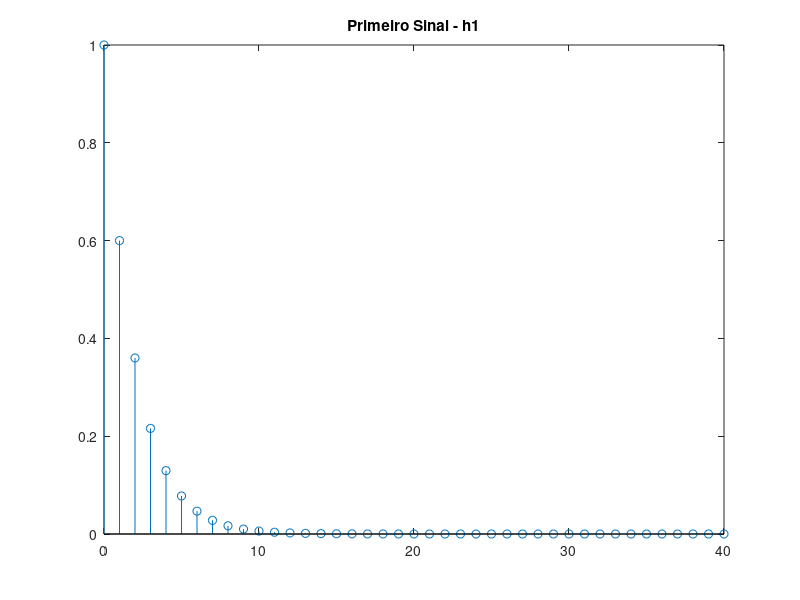
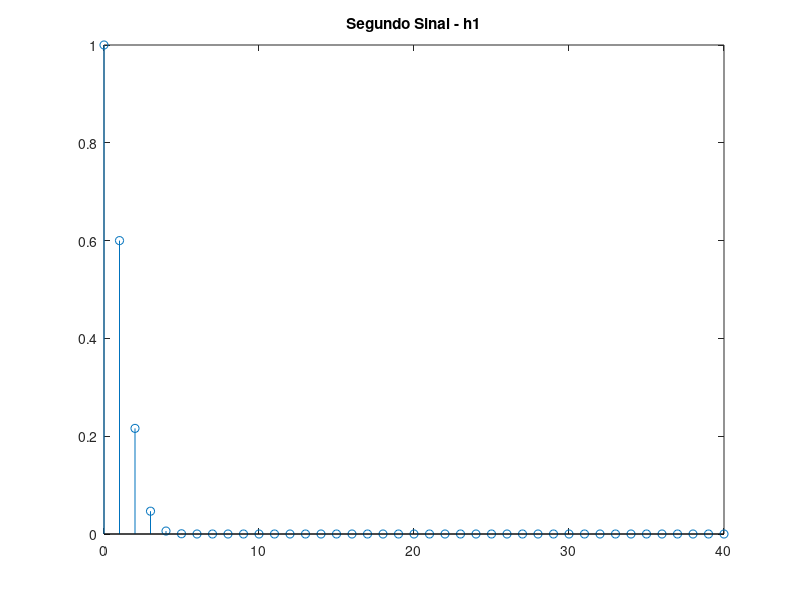
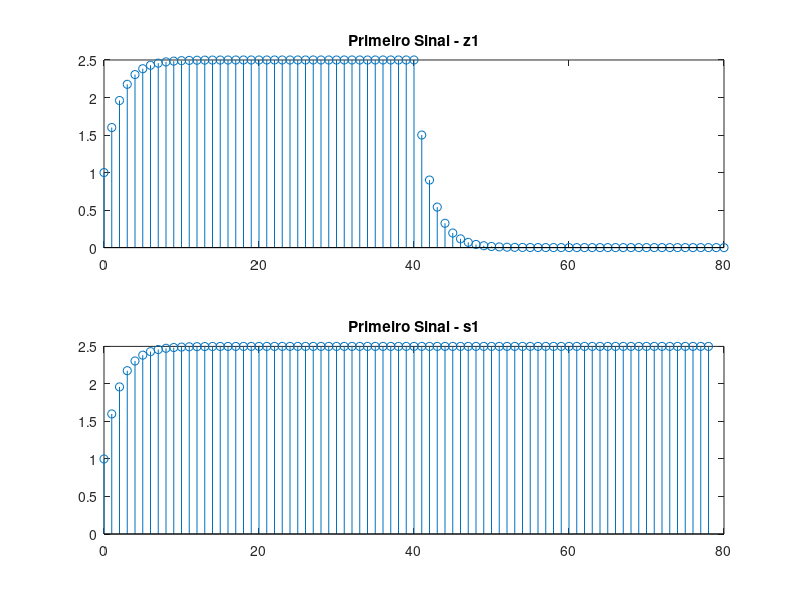
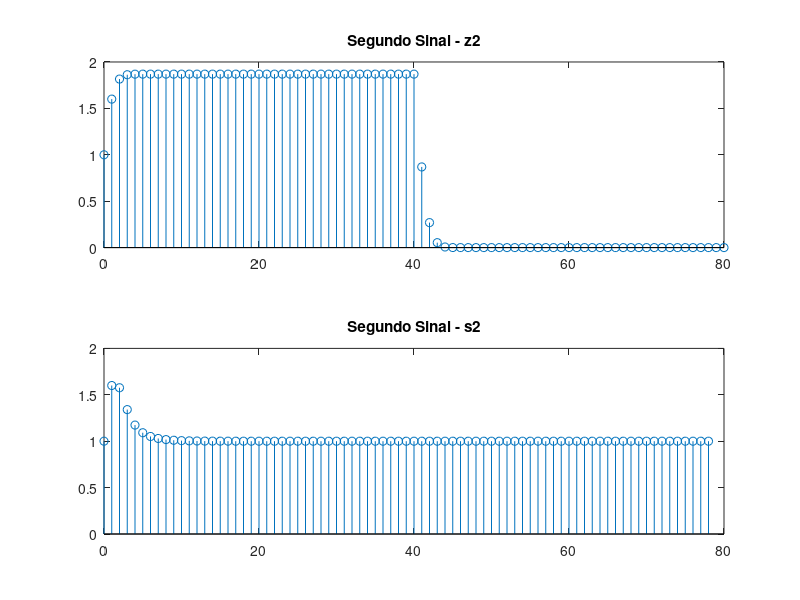

Write MATLAB code to recreate these figures, in order.
clear
clc
close all

delta = [1; zeros(99,1)];
a = [1; 3/5; zeros(98,1)];
b = [1; zeros(99,1)];
h1 = zeros(20,1);
h2 = zeros(20,1);

for i=0:40
  if i==0
    h1(i+1) = 1;
    h2(i+1) = 1;
  else
    h1(i+1) = 0.6*h1(i);
    h2(i+1) = (0.6^i)*h2(i);
  end
end

figure(1)
stem(linspace(0,40,41), h1)
title('Primeiro Sinal - h1')


figure(2)
stem(linspace(0,40,41), h2)
title('Segundo Sinal - h1')


z1 = conv(h1, ones(41,1));
z2 = conv(h2, ones(41,1));

s1 = zeros(79,1);
s2 = zeros(79,1);

for i=0:78
  if i==0
    s1(i+1) = 1;
    s2(i+1) = 1;
  else
    s1(i+1) = 0.6*s1(i) + 1;
    s2(i+1) = (0.6^i)*s2(i) + 1;
  end
end

figure(3)
subplot(2,1,1);
stem(linspace(0, 80, 81), z1);
title('Primeiro Sinal - z1')

subplot(2,1,2); 
stem(linspace(0, 78, 79), s1);
title('Primeiro Sinal - s1')

figure(4)
title('Segundo Sinal')
subplot(2,1,1);
stem(linspace(0, 80, 81), z2);
title('Segundo Sinal - z2')

subplot(2,1,2); 
stem(linspace(0, 78, 79), s2);
title('Segundo Sinal - s2')
